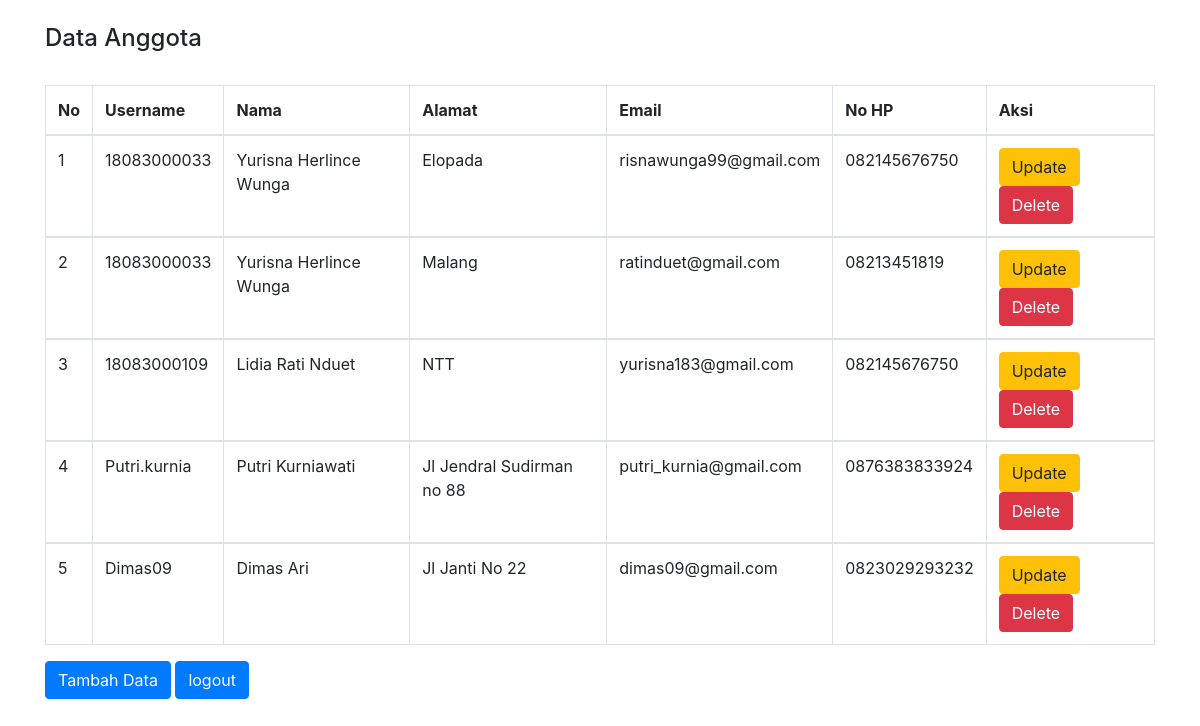
The app's page /admin.php with its own data.
### tables this page shows
CREATE TABLE `anggota` (
  `id_anggota` int(11) NOT NULL,
  `username` varchar(30) NOT NULL,
  `nama` varchar(50) DEFAULT NULL,
  `alamat` varchar(50) DEFAULT NULL,
  `email` varchar(30) DEFAULT NULL,
  `no_hp` char(13) DEFAULT NULL,
  `password` varchar(200) DEFAULT NULL
);

### admin.php (the view, shortened to what this page needs)
<!DOCTYPE html>
<html>
<head>
    <link rel="stylesheet" type="text/css" href="style1.css">
    <link rel="stylesheet" href="bootstrap/css/bootstrap.min.css">
</head>
<body>
<div class="container">
    <br>
    <h4>Data Anggota </h4>
    <table class="table table-bordered table-hover">
        <br>
        <thead>
        <tr>
            <th>No</th>
            <th>Username</th>
            <th>Nama</th>
            <th>Alamat</th>
            <th>Email</th>
            <th>No HP</th>
            <th colspan='2'>Aksi</th>
        </tr>
        </thead>
        <?php
        include "koneksi.php";
        $sql="select * from anggota order by id_anggota desc";
        $hasil=mysqli_query($kon,$sql);
        $no=0;
        while ($data = mysqli_fetch_array($hasil)) {
            $no++;
            ?>
            <tbody>
            <tr>
                <td><?php echo $no;?></td>
                <td><?php echo $data["username"]; ?></td>
                <td><?php echo $data["nama"];   ?></td>
                <td><?php echo $data["alamat"];   ?></td>
                <td><?php echo $data["email"];   ?></td>
                <td><?php echo $data["no_hp"];   ?></td>
                <td>
                    <a href="update.php?id_anggota=<?php echo htmlspecialchars($data['id_anggota']); ?>" class="btn btn-warning" role="button">Update</a>
                    <a href="<?php echo htmlspecialchars($_SERVER["PHP_SELF"]);?>?id_anggota=<?php echo $data['id_anggota']; ?>" class="btn btn-danger" role="button">Delete</a>
                </td>
            </tr>
            </tbody>
            <?php
        }
        ?>
    </table>
    <a href="create.php" class="btn btn-primary" role="button">Tambah Data</a>
    <a href="logout.php" class="btn btn-primary" role="button">logout</a>
</div>
</body>
</html>

### style1.css (style rules this page uses)
body { font-family: sans-serif; background: #c6cbcc; }

### records on screen
anggota: username "18083000033", nama "Yurisna Herlince Wunga", alamat "Elopada", email "risnawunga99@gmail.com", no_hp "082145676750"
anggota: username "18083000033", nama "Yurisna Herlince Wunga", alamat "Malang", email "ratinduet@gmail.com", no_hp "08213451819"
anggota: username "18083000109", nama "Lidia Rati Nduet", alamat "NTT", email "yurisna183@gmail.com", no_hp "082145676750"
anggota: username "Putri.kurnia", nama "Putri Kurniawati", alamat "Jl Jendral Sudirman no 88", email "putri_kurnia@gmail.com", no_hp "0876383833924"
anggota: username "Dimas09", nama "Dimas Ari", alamat "Jl Janti No 22", email "dimas09@gmail.com", no_hp "0823029293232"
